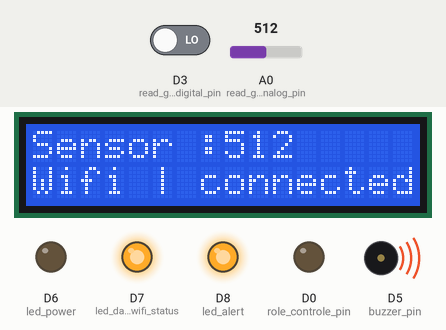
A sketch run on a simulated ESP8266 (NodeMCU). Parts: 16×2 character LCD, output pins drawn as LEDs (lit = HIGH), buzzer (waves = sounding, pin HIGH). Inputs (shaded band) come from the test bench; at power-on: D3 (read_gas_sensor_digital_pin) LOW, A0 (read_gas_sensor_analog_pin) = 512. WiFi joins after 1.5 s; servers stay silent unless stated; uploads are accepted with an empty reply; what the sketch prints to the serial monitor is not drawn.

Above: at 3.3 s.
3.4 s: D3 (read_gas_sensor_digital_pin) driven HIGH
At 3.8 s:
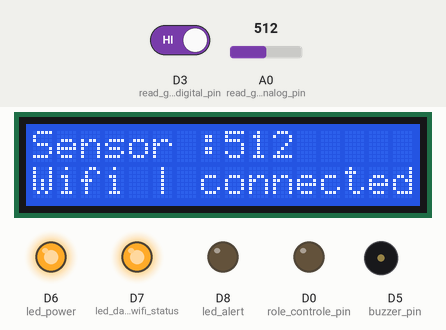
4.9 s: A0 (read_gas_sensor_analog_pin) set to 716
At 6.4 s:
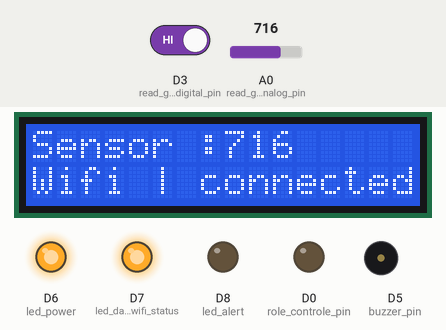
6.9 s: A0 (read_gas_sensor_analog_pin) set to 900
At 7.8 s:
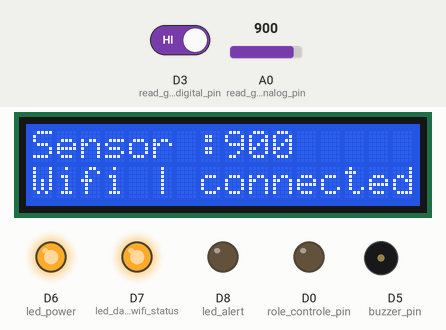
8.9 s: A0 (read_gas_sensor_analog_pin) set to 1023
At 10.5 s:
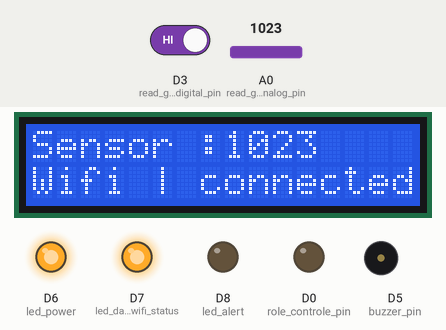
Timing chart, 0 to 11.9 s (numbered marks = the images above; inputs shaded):
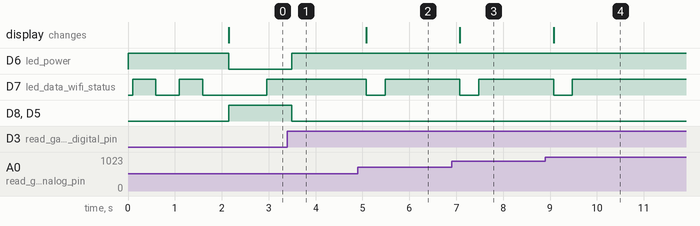

Measured:
- after the input at 3.4 s, D6 (led_power): LOW → HIGH after 0.09 s; D8 (led_alert), D5 (buzzer_pin): HIGH → LOW after 0.09 s
- after the input at 4.9 s, D7 (led_data_wifi_status): HIGH → LOW after 0.18 s, → HIGH 0.40 s later; the display: changes after 0.18 s (image 2)
- after the input at 6.9 s, D7 (led_data_wifi_status): HIGH → LOW after 0.18 s, → HIGH 0.40 s later; the display: changes after 0.18 s (image 3)
- after the input at 8.9 s, D7 (led_data_wifi_status): HIGH → LOW after 0.18 s, → HIGH 0.40 s later; the display: changes after 0.18 s (image 4)

The sketch:

main.ino
```cpp
#include <Wire.h>
#include <LiquidCrystal_PCF8574.h>

#include <ESP8266WiFi.h>
#include <ESP8266HTTPClient.h>
#include <WiFiClient.h>
#include <ArduinoJson.h>
#include <WiFiClientSecure.h>


const String esp_id = "8f2166f2-676d-4c9c-9218-c49bdb115270";
const String API_HOST = "https://esp8266-api.up.railway.app";
//const String API_HOST = "http://192.168.0.111:8000";
LiquidCrystal_PCF8574 lcd(0x27);
int show;
// pins
const int read_gas_sensor_analog_pin = A0;
const int role_controle_pin = D0;
// lcd pins already usage D1 D2
const int read_gas_sensor_digital_pin = D3;
const int buzzer_pin = D5;
//led
const int led_power = D6;
const int led_data_wifi_status = D7;
const int led_alert = D8;
// pins END
bool isAlert_sending = false;
// wifi _
const String wifi_SSID = "pars+";
const String wifi_Password = "#6£1!&}[886@5=%3£8";
// wifi END
void setup ()
{
    //pin mods
    // sensor analog read
    pinMode(read_gas_sensor_analog_pin,INPUT);

    //pin buzzer
    pinMode(buzzer_pin,OUTPUT);
    digitalWrite(buzzer_pin,LOW);
    //pin power led mode
    pinMode(led_power,OUTPUT);
    digitalWrite(led_power,HIGH);
    // role controller
    pinMode(role_controle_pin,INPUT);

    // wifi data sending led
    pinMode(led_data_wifi_status,OUTPUT);
    digitalWrite(led_data_wifi_status,LOW);
    //led alert
    pinMode(led_alert,OUTPUT);
    digitalWrite(led_alert,LOW);

    // lcd setup with debug
    int error;

    Serial.begin (115200);
    Serial.println ("LCD..");

    while ( ! Serial);
    Serial.println ("Dose: check for LCD");
    Wire.begin ();
    Wire.beginTransmission (0x27);
    error = Wire.endTransmission();
    Serial.print ("Error: ");
    Serial.print (error);
    if (error == 0) {
      Serial.println ("LCD found");
    }else {
      Serial.println ("LCS not found");
    }
    lcd.begin (16, 2);
    show = 0;
    //lcd setup END
    lcd.setBacklight(255) ;

    lcd.clear();
    lcd.print("Buzzer TEST ");
    //digitalWrite(buzzer_pin,HIGH);

    //digitalWrite(buzzer_pin,LOW);

    // wifi initialize
    lcd.clear();
    lcd.print("Wait For WIFI ");
    lcd.blink();

    WiFi.begin(wifi_SSID, wifi_Password);

    while (WiFi.status() != WL_CONNECTED){
      digitalWrite(led_data_wifi_status,HIGH);
      delay(500);
      digitalWrite(led_data_wifi_status,LOW);
      delay(500);
    }
    // wifi initialize END
    Serial.println("eco wifi");
    lcd.noBlink();

    lcd.clear();
    lcd.setCursor(0,1);
    lcd.print("Wifi | connected");
 }
int last_gas_sensor_data = 0;
void loop (){
  lcd.clear();

  lcd.setCursor(0,1);
  if (WiFi.status() == WL_CONNECTED){
    lcd.print("Wifi | connected");
  }else{
    lcd.print("Wifi | broken off");
  }
//yield
  int gas_sensor_data = analogRead(read_gas_sensor_analog_pin);
  lcd.home();
  lcd.print("Sensor :"+String(gas_sensor_data));
  bool sensor_status = digitalRead(read_gas_sensor_digital_pin);

  if (sensor_status){
    Serial.println ("hava temiz");
    isAlert_sending = false;
    digitalWrite(buzzer_pin,LOW);
    pinMode(role_controle_pin,OUTPUT);
    digitalWrite(led_alert,LOW);
    digitalWrite(led_power,HIGH);

  }else{
    // alert
    pinMode(role_controle_pin,INPUT);

    digitalWrite(buzzer_pin,HIGH);
    digitalWrite(led_alert,HIGH);

    digitalWrite(led_power,LOW);

    //tone(buzzer_pin, 523);

    if (! isAlert_sending){
      isAlert_sending = true;
      sendAlert();
      Serial.println ("bildirim gönderildi");
    }
  }
  if (gas_sensor_data > last_gas_sensor_data + 10 || gas_sensor_data < last_gas_sensor_data - 10 && ! isAlert_sending){
    last_gas_sensor_data = gas_sensor_data;
    //sendSensorData(gas_sensor_data);
    sendSensorData(gas_sensor_data);

  }
  delay(500);
}


bool sendSensorData(int status){
  if (WiFi.status() == WL_CONNECTED){

  digitalWrite(led_data_wifi_status,LOW);

  String _url = API_HOST + "/api/esp/"+ esp_id +"/sensor/update/";
  //String jsonData = "{\"value\":"+String(status)+"}";

  //WiFiClient  client;
  WiFiClientSecure client;
  //AsyncWebClient client;
  HTTPClient http;

  client.setInsecure();

  client.connect(_url, 443);


  Serial.print(_url);
//  request.POST(_url, "application/json", jsonData, [](AsyncHTTPResponse *response){
  //  // handle the response here
  //});

  http.begin(client, _url);

  http.addHeader("Content-Type", "application/json");

  String json = "{\"value\":"+String(status)+"}";

  //http.POST(json);

  int httpCode = http.POST(json);
  Serial.print(json);

  if (httpCode > 0) {
    Serial.printf("HTTP POST request code: %d\n", httpCode);
    //Serial.printf("HTTP POST response payload: %s\n", payload.c_str());
  } else {
    Serial.printf("Error_sensor status: %s\n", http.errorToString(httpCode).c_str());
    Serial.print(httpCode);
    Serial.print(http.getString());
  }
  http.end();
  digitalWrite(led_data_wifi_status,HIGH);
  return true;
  }else{
    digitalWrite(led_data_wifi_status,LOW);
    return false;
  }
}

bool sendAlert(){
  if (WiFi.status() == WL_CONNECTED){

  digitalWrite(led_data_wifi_status,LOW);
  String _url = API_HOST + "/api/esp/"+ esp_id +"/alert/";

  WiFiClientSecure client;
  HTTPClient http;

  client.setInsecure();
  client.connect(_url, 443);

  http.begin(client, _url);

  http.addHeader("Content-Type", "application/json");

  int httpCode = http.POST("");

  Serial.print(_url);

  if (httpCode > 0) {
    Serial.printf("HTTP POST request code: %d\n", httpCode);
    //Serial.printf("HTTP POST response payload: %s\n", payload.c_str());
  } else {
    Serial.printf("Error: %s\n", http.errorToString(httpCode).c_str());
  }
  http.end();
  digitalWrite(led_data_wifi_status,HIGH);
  return true;
  }else{
    digitalWrite(led_data_wifi_status,LOW);
    return false;
  }
}
```
